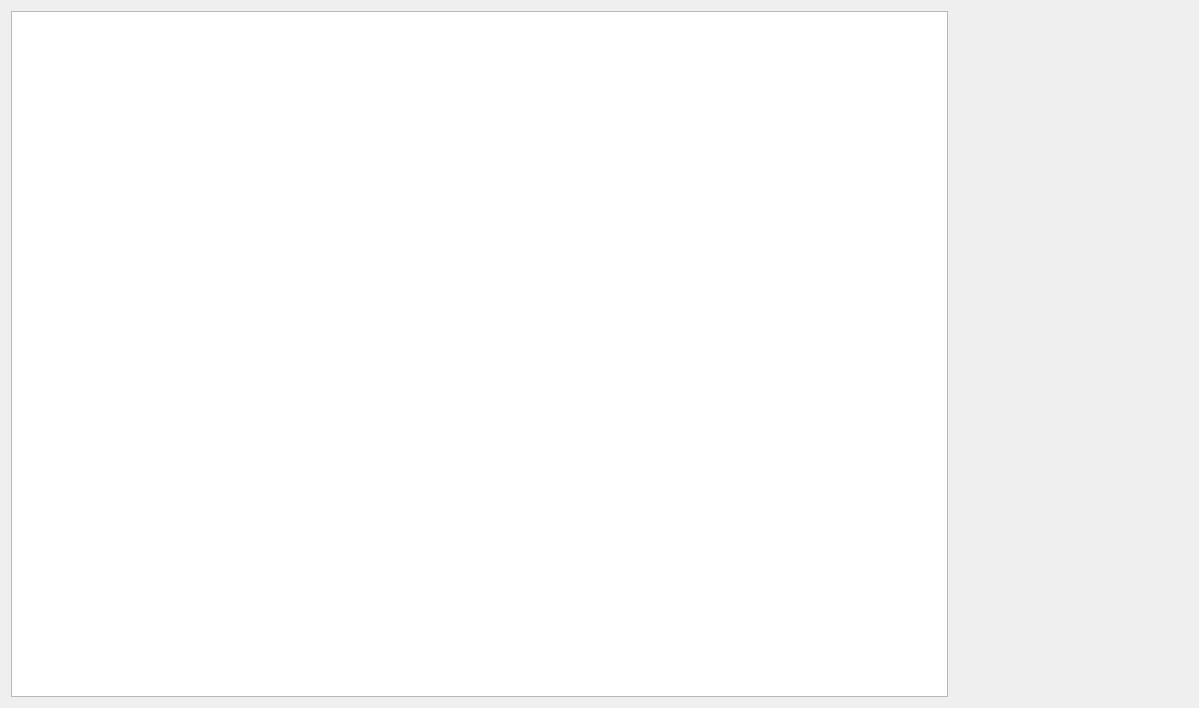
<?xml version="1.0" encoding="UTF-8"?>
<ui version="4.0">
 <class>AdministratorForm</class>
 <widget class="QWidget" name="AdministratorForm">
  <property name="geometry">
   <rect>
    <x>0</x>
    <y>0</y>
    <width>1199</width>
    <height>708</height>
   </rect>
  </property>
  <property name="windowTitle">
   <string>Form</string>
  </property>
  <layout class="QVBoxLayout" name="verticalLayout">
   <item>
    <layout class="QHBoxLayout" name="horizontalLayout" stretch="4,1">
     <item>
      <widget class="QTableView" name="tableView">
       <property name="alternatingRowColors">
        <bool>true</bool>
       </property>
       <property name="selectionMode">
        <enum>QAbstractItemView::SingleSelection</enum>
       </property>
       <property name="selectionBehavior">
        <enum>QAbstractItemView::SelectRows</enum>
       </property>
       <property name="sortingEnabled">
        <bool>true</bool>
       </property>
      </widget>
     </item>
     <item>
      <widget class="paso::admin::RecordDisplayWidget" name="recordDetails" native="true">
       <property name="sizePolicy">
        <sizepolicy hsizetype="Expanding" vsizetype="Expanding">
         <horstretch>1</horstretch>
         <verstretch>0</verstretch>
        </sizepolicy>
       </property>
      </widget>
     </item>
    </layout>
   </item>
  </layout>
 </widget>
 <customwidgets>
  <customwidget>
   <class>paso::admin::RecordDisplayWidget</class>
   <extends>QWidget</extends>
   <header>recorddisplaywidget.h</header>
   <container>1</container>
  </customwidget>
 </customwidgets>
 <resources/>
 <connections/>
</ui>
